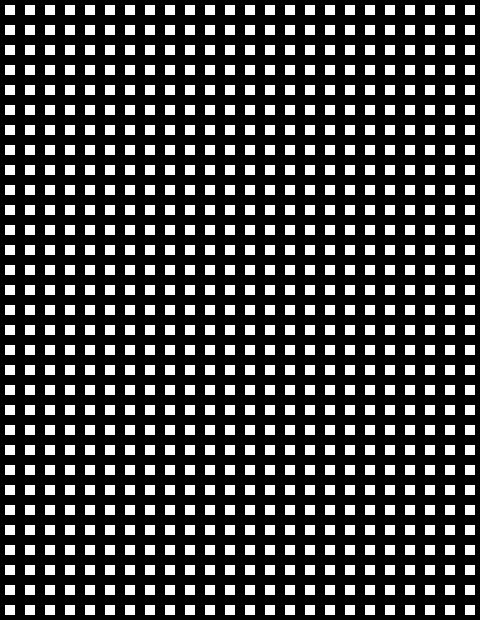
Frame 1 (no input)
Frame 60 (no input): identical to frame 1, image omitted
Frame 120 (the mouse pressed at the canvas centre since frame 60): identical to frame 1, image omitted

The p5.js sketch that drew this single still picture (run headless with seeded random() and noise() and a simulated clock; from frame 60 on, the mouse is pressed at the canvas centre):

// p5.js sketch
// ── sketch.js
function setup() {
  createCanvas(480, 620);
  noStroke();
  rectMode(CENTER);
}

function draw() {
  background(0);

  //Muestra de lo que hacen los for por separado
  /*
  //Bucle horizontal 
  for (var x = 0; x <= width; x = x + 20) {
  rect(x, 0, 10, 10);
  }
  
  //Bucle vertical 

  for (var y = 0; y <=height; y = y + 20) {
  rect(0, y, 10, 10);
  }
  */
  
  //Bucle anidado
  // x y y son iguales a 10 para que no toquen los bordes
  // y<=620 // x <=480 // hacen que los cuadrados de las líneas del perímetro acaben atravesados por la mitad
  
  for (var y = 10; y <620; y = y + 20) {
    for (var x = 10; x < 480; x = x + 20) {
      rect(x, y, 10, 10);
      //rect(); debe incluir AMBAS variables para que funcione el bucle anidado. Se combinan en una sólo en vez de escribir dos. 
    }
  }
  
}
